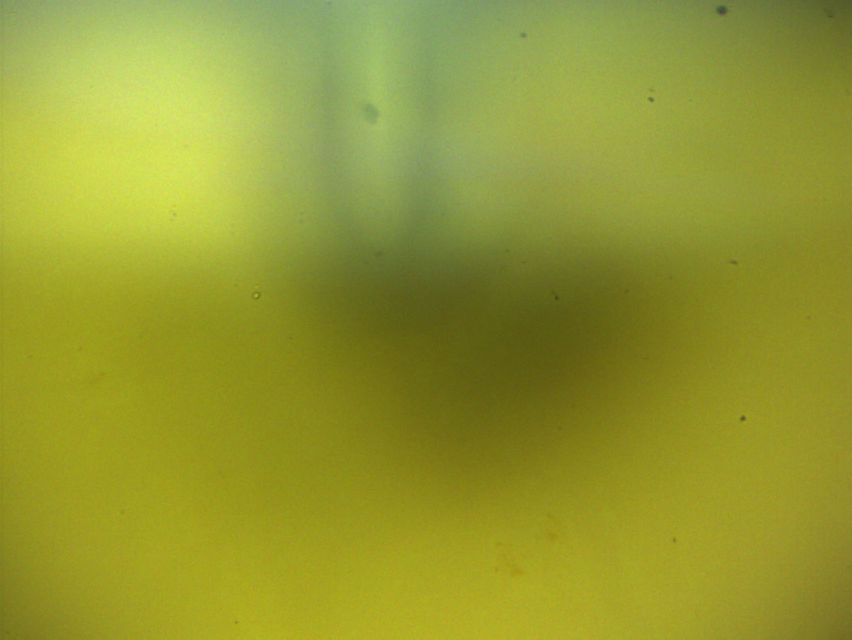
#> input picture stitch_NSOM_RGB_images/images/mean_s1/im (6).png, 852 x 640 px; its folder holds only this picture in this run
$ python -i stickingRowStitch.py   (imports and definitions only)   (Python 2 division)   (older library calls are emulated)
#> lines starting #> are read from the running program, lines starting #| are printed output that depends on the picture
import imutils
import cv2
from PIL import Image
import numpy as np
import copy
import math
import matplotlib.pyplot as plt


resolution_factor = 1
i = 0
Path = "C:\\Users\\ayele\\Documents\\Ayelet\\Technion\\python\\my code\\images\\"


class Stitcher:
    def __init__(self):
        # determine if we are using OpenCV v3.X
        self.isv3 = imutils.is_cv3()

    def stitch(self, images, ratio=0.75, reprojThresh=1.0,
               showMatches=False):
        filtered = self.filterList(images)  # list of filtered images
        # filtered = images
        j = 0
        num = len(images)
        imageL = images[j]  # left  image
        filtL = filtered[j]
        while num - 1 > j:
            imageR = images[j + 1]  # right image
            filtR = filtered[j + 1]

            # cv2.imshow("imgR %d" % j, imageR)
            # cv2.imshow("imgL%d" % j, imageL)
            # cv2.waitKey(0)

            (kpsL, featuresL) = self.detectAndDescribe(filtL)
            (kpsR, featuresR) = self.detectAndDescribe(filtR)

            # match features between the two images
            M = self.matchKeypoints(kpsR, kpsL,
                                    featuresR, featuresL, ratio, reprojThresh)

            # if the match is None, then there aren't enough matched
            # keypoints to create a panorama
            if M is None:
                print "no matching keypoints"
                return None

            # otherwise, apply a perspective warp to stitch the images together

            (matches, H, status) = M

            color_warp = cv2.warpPerspective(imageR, H,
                                             (imageR.shape[1] + imageL.shape[1], imageR.shape[0]))
            filt_warp = cv2.warpPerspective(filtR, H,
                                            (filtR.shape[1] + filtL.shape[1], filtR.shape[0]))

            # [6 lines of commented-out code are left out]

            (filt_result, color_result) = self.stickLeft(filtL, filt_warp, imageL, color_warp)

            # crop black borders as the right side
            gray = cv2.cvtColor(color_result, cv2.COLOR_BGR2GRAY)
            _, thresh = cv2.threshold(gray, 1, 255, cv2.THRESH_BINARY)
            contours = cv2.findContours(thresh, cv2.RETR_EXTERNAL, cv2.CHAIN_APPROX_SIMPLE)
            cnt = contours[0]
            x, y, w, h = cv2.boundingRect(cnt)
            color_crop = color_result[0:y + h, 0:x + w]
            filt_crop = filt_result[0:y + h, 0:x + w]
            # check to see if the keypoint matches should be visualized
            vis = None
            if showMatches:
                vis = self.drawMatches(imageR, imageL, kpsR, kpsL,
                                       matches, status)
            imageL = color_crop
            filtL = filt_crop
            cv2.imshow("gray stitch", filtL)
            cv2.waitKey(0)
            j += 1

        # return the stitched image
        return imageL, vis

    def filterList(self, images):
        filtered = []
        j = 0
        num = len(images)
        while j < num:
            image = images[j]
            filt = self.filters(image)
            filtered += [filt]
            j += 1
        return filtered

    def filters(self, img):
        gray_img = cv2.cvtColor(img, cv2.COLOR_RGB2GRAY)
        # cv2.imshow("gray Image %d" % i, gray_img)
        # cv2.waitKey(0)

        # change resolution
        reso_img = cv2.resize(gray_img, (0, 0), fx=resolution_factor, fy=resolution_factor)
        # [9 lines of commented-out code are left out]
        hp_img = self.highPass(reso_img)
        # cv2.imshow("hp Image %d" % i, hp_img)
        # cv2.waitKey(0)

        # blur
        gauss = cv2.GaussianBlur(hp_img, (7, 7), 0)
        # [13 lines of commented-out code are left out]
        h = -3.0
        l = 1.0
        kernel1 = np.array([[l, l, l], [h, -(3 * h + 5 * l) + 1, h], [l, l, h]])
        sharp1 = cv2.filter2D(gauss, -1, kernel1)

        kernel2 = np.array([[l, h, h], [l, -(3 * h + 5 * l) + 1, l], [l, h, l]])
        sharp2 = cv2.filter2D(sharp1, -1, kernel2)
        # [10 lines of commented-out code are left out]
        return sharp2

    # [262 lines left out: functions highPass, detectAndDescribe, matchKeypoints, drawMatches, drawKeypoints, stickLeftImage and 3 more, not called in this run]

>>> import cv2
>>> picture = cv2.imread('images/mean_s1/im (6).png', cv2.IMREAD_GRAYSCALE)
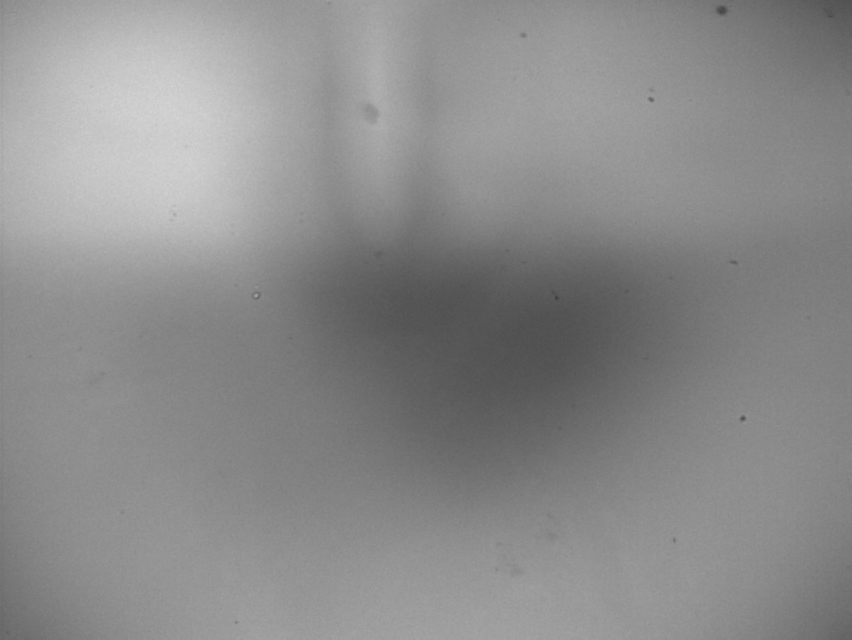
#> picture: shape (640, 852); min 62, max 212, mean 139.5
>>> result = Stitcher().stitch(picture)
#> in filterList, `num = len(images)`: num = 640
#> in filterList, `image = images[j]`: image = 852 values, max 170 at index 122, min 79 at index 850, mean 140.7
#> (the run stopped early here; a loop or call above may not have finished)
